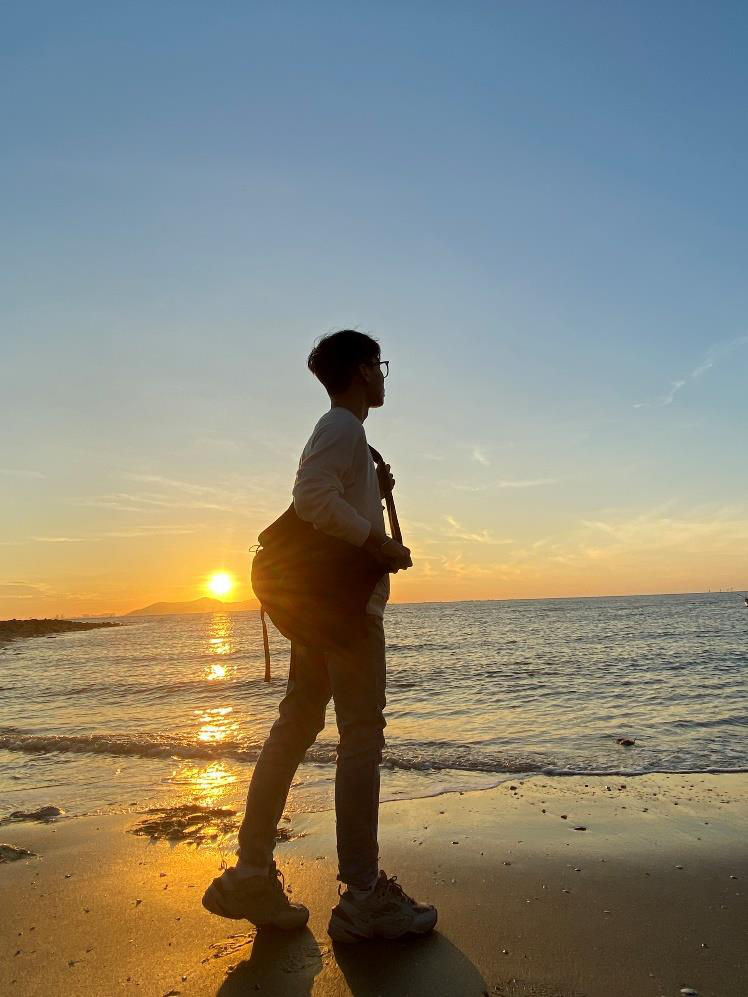
#> input picture Project 1/report_assets/original.png, 748 x 997 px
$ jupyter execute Lab2.ipynb
#> lines starting #> are read from the running program, lines starting #| are printed output that depends on the picture
#> the answer given: ../Project 1/report_assets/original.png
# Project 02 - Image Processing

## Student Information

- Full name: Nguyễn Thế Hiển
- Student ID: 22127107
- Class: 22CLC08

## Required Libraries

[cell 1]
# IMPORT YOUR LIBS HERE
import numpy as np
from PIL import Image, ImageDraw
from matplotlib import pyplot as plt

## Function Definitions

[cell 2]
def read_img(img_path):
    '''
    Read image from img_path

    Parameters
    ----------
    img_path : str
        Path of image

    Returns
    -------
        Image
    '''
#> called with img_path = '../Project 1/report_assets/original.png'

    # YOUR CODE HERE
    return Image.open(img_path).convert("RGB")
#> returned value is the input picture: PIL image 748x997 RGB; mean R, G, B 138.3, 136.2, 122.4


def show_img(img):
    '''
    Show image

    Parameters
    ----------
    img : PIL.Image.Image or np.ndarray
        Image
    '''

    # YOUR CODE HERE
    plt.imshow(img)
    plt.axis("off")
    plt.show()


def save_img(img, img_path):
    '''
    Save image to img_path

    Parameters
    ----------
    img : PIL.Image.Image
        Image
    img_path : str
        Path of image
    '''

    # YOUR CODE HERE
    img.save(img_path)


#--------------------------------------------------------------------------------
# YOUR FUNCTIONS HERE
def _to_uint8_image(arr):
    '''Clip an array to [0, 255] and wrap it as a PIL RGB/L image.'''
    arr = np.clip(arr, 0, 255).astype(np.uint8)
    return Image.fromarray(arr)


# [16 lines left out: function _convolve2d, not called in this run]


def change_brightness(img, factor):
    '''
    Scale RGB intensities by a brightness factor.

    Parameters
    ----------
    img : PIL.Image.Image
        Input RGB image
    factor : float
        Brightness multiplier (>1 brighter, <1 darker)

    Returns
    -------
    PIL.Image.Image
        Brightness-adjusted image
    '''
    arr = np.asarray(img, dtype=np.float64)
    return _to_uint8_image(arr * factor)


# [269 lines left out: functions change_contrast, flip_image, convert_RGB_to_grayscale, convert_RGB_to_sepia, blur_image, sharpen_image and 4 more, not called in this run]

<ins>Note:</ins> For clarity, include docstrings with each function.

## Your tests

[cell 3]
# YOUR CODE HERE
# [65 lines left out: function apply_all_functions, not called in this run]

## Main FUNCTION

[cell 4]
# YOUR CODE HERE
def main():
    img_path = input("Enter the image file name: ").strip()
    img = read_img(img_path)
    original_img = img.copy()

    while True:
        print("\nChoose an option:")
        print("0: Apply all transformations")
        print("1: Change brightness")
        print("2: Change contrast")
        print("3: Flip image (horizontal/vertical)")
        print("4: Convert RGB to grayscale/sepia")
        print("5: Blur/Sharpen image")
        print("6: Crop image (center)")
        print("7: Crop image to shape (ellipse/double ellipse)")
        print("8: Resize image (2x zoom in / 0.5x zoom out)")
        print("9: Exit")

        choice = int(input("Enter your choice: ").strip())

        if choice == 9:
            print("Exiting the program.")
            break

        if choice == 0:
            apply_all_functions(original_img, img_path)
            break

        result = original_img.copy()

        if choice == 1:
            factor = float(input("Enter brightness factor: ").strip())
            result = change_brightness(result, factor)
            save_img(result, img_path.rsplit(".", 1)[0] + "_brightness.png")
            show_img(result)

        elif choice == 2:
            factor = float(input("Enter contrast factor: ").strip())
            result = change_contrast(result, factor)
            save_img(result, img_path.rsplit(".", 1)[0] + "_contrast.png")
            show_img(result)

        elif choice == 3:
            direction = input("Enter flip direction (horizontal/vertical): ").strip()
            if direction in ("horizontal", "vertical"):
                result = flip_image(result, direction)
                save_img(result, img_path.rsplit(".", 1)[0] + f"_flip_{direction}.png")
                show_img(result)
            else:
                print("Invalid direction! Please enter 'horizontal' or 'vertical'.")

        elif choice == 4:
            mode = input("Enter mode (grayscale/sepia): ").strip()
            if mode == "grayscale":
                result = convert_RGB_to_grayscale(result)
                save_img(result, img_path.rsplit(".", 1)[0] + "_grayscale.png")
                show_img(result)
            elif mode == "sepia":
                result = convert_RGB_to_sepia(result)
                save_img(result, img_path.rsplit(".", 1)[0] + "_sepia.png")
                show_img(result)
            else:
                print("Invalid mode! Please enter 'grayscale' or 'sepia'.")

        elif choice == 5:
            action = input("Enter action (blur/sharpen): ").strip()
            if action == "blur":
                result = blur_image(result)
                save_img(result, img_path.rsplit(".", 1)[0] + "_blur.png")
                show_img(result)
            elif action == "sharpen":
                result = sharpen_image(result)
                save_img(result, img_path.rsplit(".", 1)[0] + "_sharpen.png")
                show_img(result)
            else:
                print("Invalid action! Please enter 'blur' or 'sharpen'.")

        elif choice == 6:
            new_width = int(input("Enter new width: ").strip())
            new_height = int(input("Enter new height: ").strip())
            result = crop_center(result, (new_width, new_height))
            save_img(result, img_path.rsplit(".", 1)[0] + "_crop_center.png")
            show_img(result)

        elif choice == 7:
            shape = input("Enter shape (ellipse/double ellipse): ").strip()
            if shape == "ellipse":
                result = crop_to_ellipse(result)
                save_img(result, img_path.rsplit(".", 1)[0] + "_crop_ellipse.png")
                show_img(result)
            elif shape == "double ellipse":
                alpha_deg = float(input("Enter the angle alpha in degrees: ").strip())
                alpha = alpha_deg * np.pi / 180.0
                result = crop_to_double_ellipse(result, alpha)
                save_img(result, img_path.rsplit(".", 1)[0] + "_crop_double_ellipse.png")
                show_img(result)
            else:
                print("Invalid shape! Please enter 'ellipse' or 'double ellipse'.")

        elif choice == 8:
            zoom = input("Enter zoom type (in/out): ").strip()
            if zoom == "in":
                factor = 2.0
                result = resize_image(result, factor)
                save_img(result, img_path.rsplit(".", 1)[0] + "_resize_2x.png")
                show_img(result)
            elif zoom == "out":
                factor = 0.5
                result = resize_image(result, factor)
                save_img(result, img_path.rsplit(".", 1)[0] + "_resize_0.5x.png")
                show_img(result)
            else:
                print("Invalid zoom type! Please enter 'in' or 'out'.")

        else:
            print("Invalid choice! Please enter a number from 0 to 9.")
            continue

        print("Processing complete! You can choose another function or exit.")
#> this loop made 3 passes; the answer given on pass 1: 1
#> pass 1, in _to_uint8_image, `arr = np.clip(arr, 0, 255).astype(np.uint8)`:
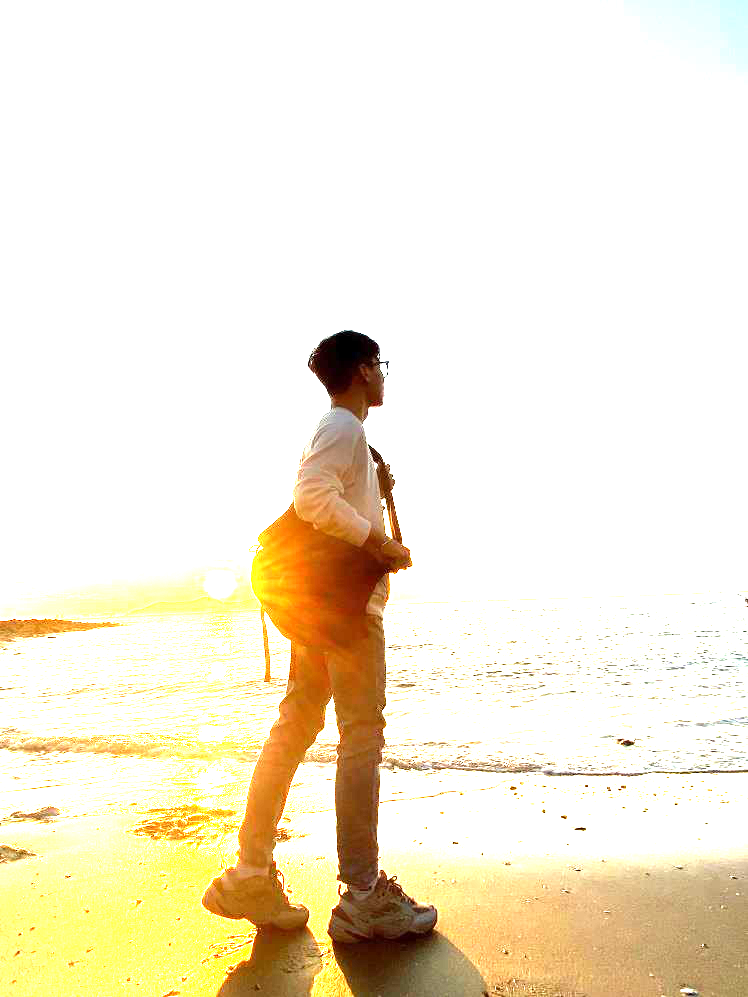
#> arr: shape (997, 748, 3); mean of channels 0, 1, 2 244, 235.1, 214.6; drawn as R, G, B


$ run again, on Project 1/report_assets/k3_rand.png
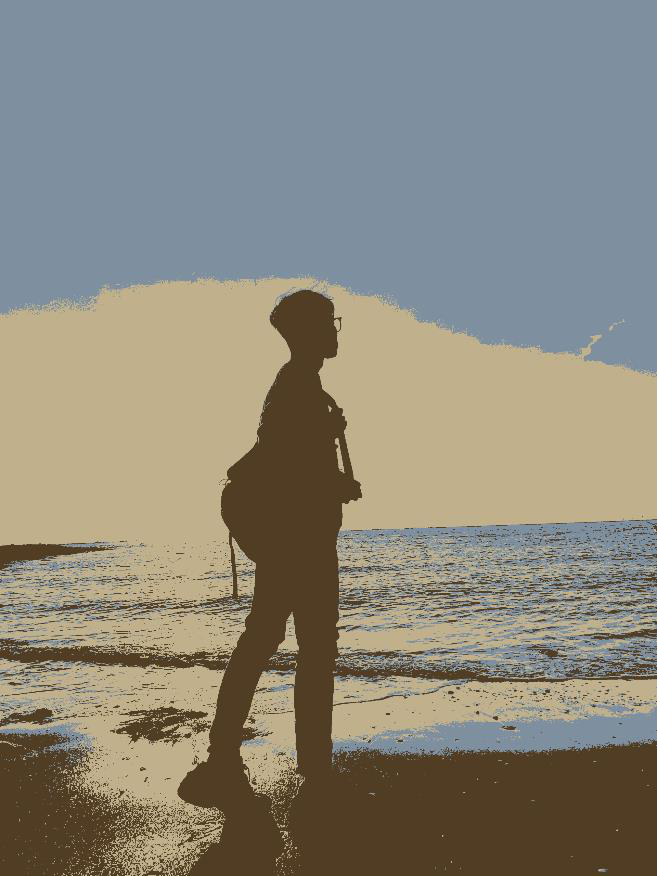
#> input picture Project 1/report_assets/k3_rand.png, 657 x 876 px
#> in read_img, returned value is the input picture: PIL image 657x876 RGB; mean R, G, B 138.4, 135.8, 124.3
#> the loop in main, `while True:` made 3 passes; the answer given on pass 1: 1
#> pass 1, in _to_uint8_image, `arr = np.clip(arr, 0, 255).astype(np.uint8)`:
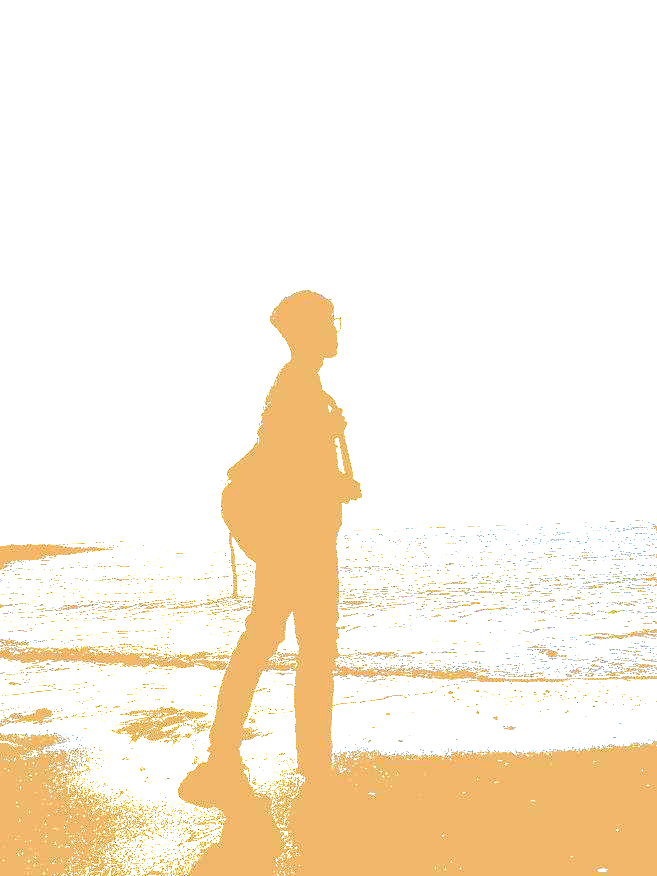
#> arr: shape (876, 657, 3); mean of channels 0, 1, 2 251.4, 240, 223.7; drawn as R, G, B
